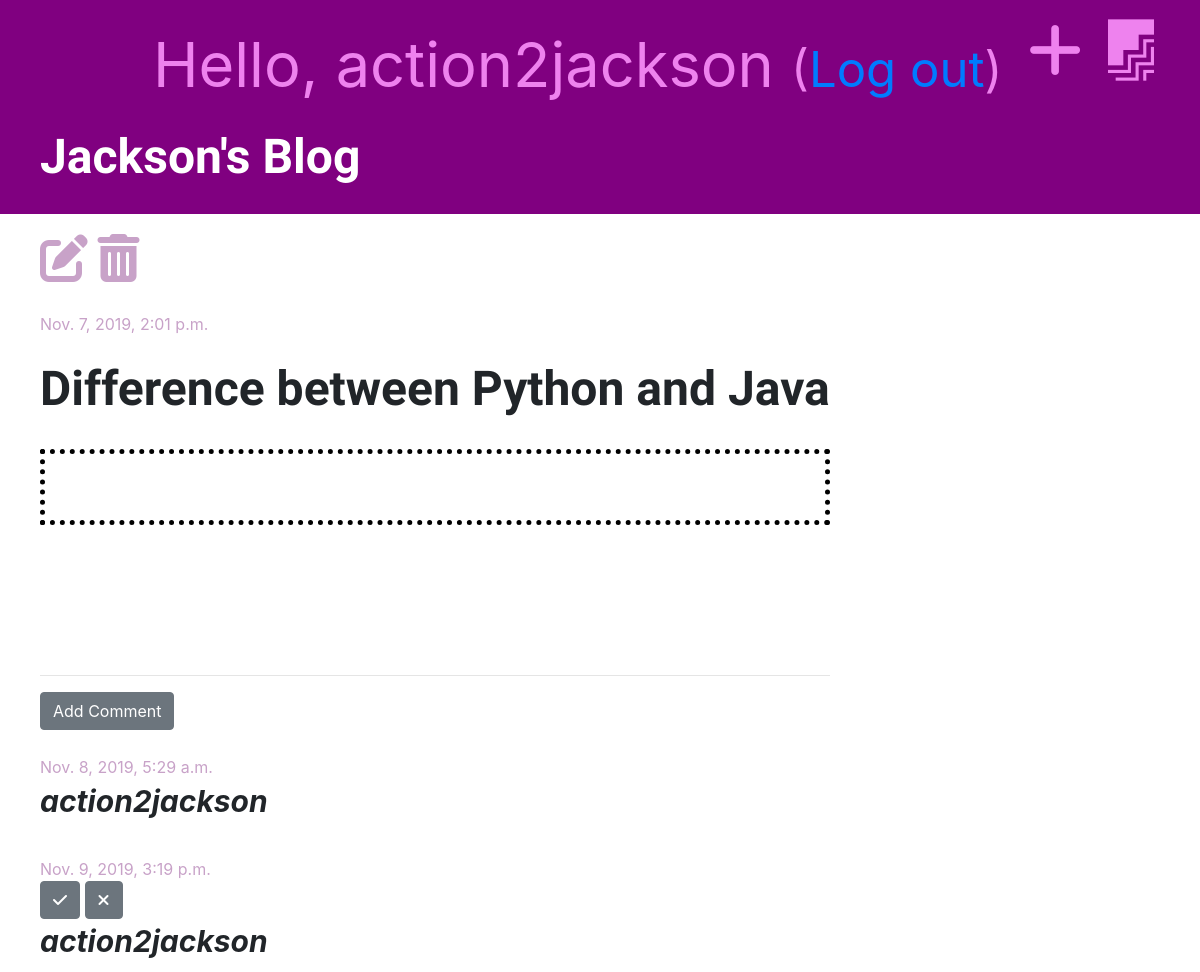
Before: /post/10/ (signed in) with the older database file.
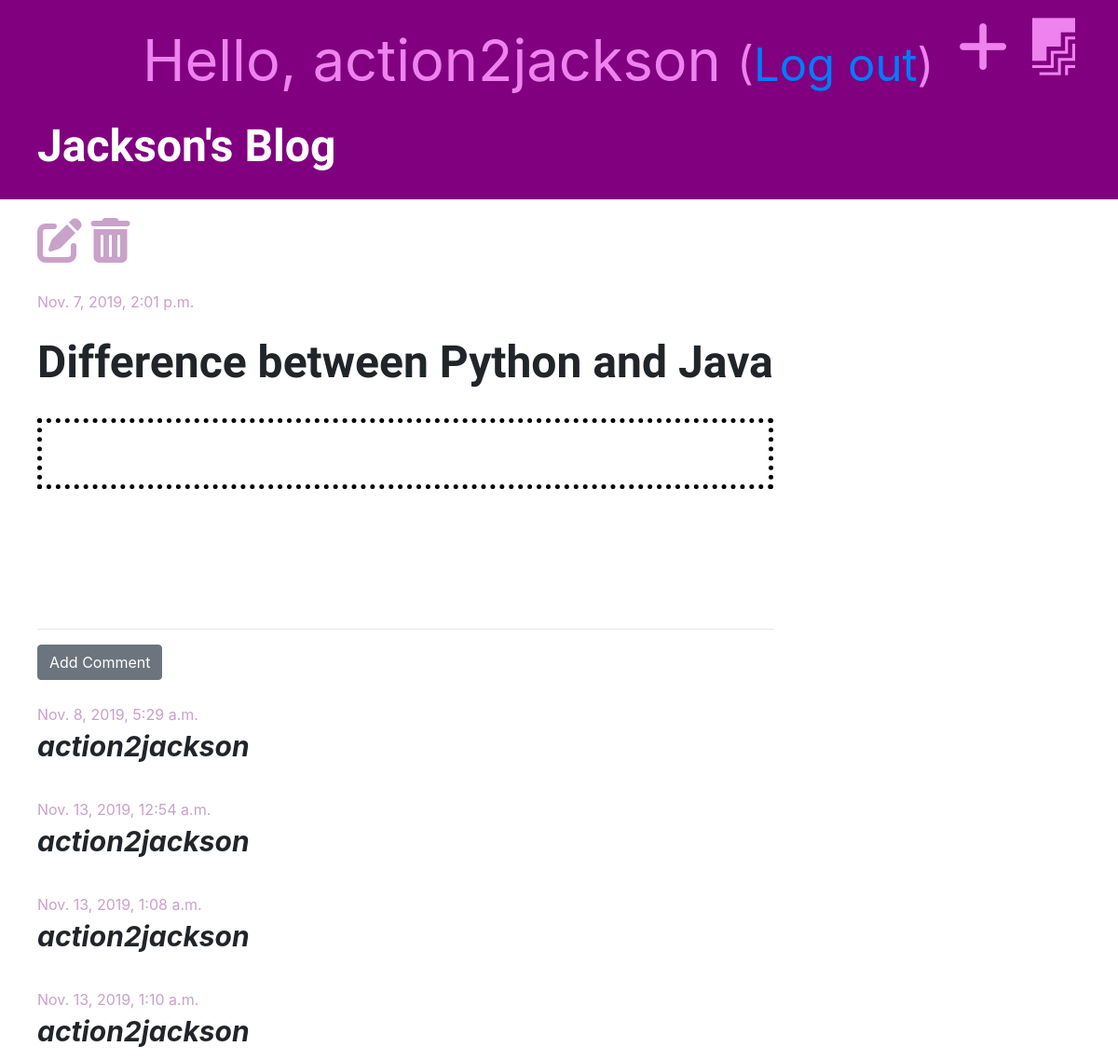
After: the same page with the newer database file.
### blog/models.py (models this page shows, shortened)
class Comment(models.Model):
    post = models.ForeignKey('blog.Post', on_delete=models.CASCADE, related_name='comments')
    author = models.CharField(max_length=200)
    text = models.TextField()
    created_date = models.DateTimeField(default=timezone.now)
    approved = models.BooleanField(default=False)

### blog/views.py (the view)
# urls.py: path('post/<int:pk>/', views.post_detail, name='post_detail'),
def post_detail(request, pk):
    post = get_object_or_404(Post, pk=pk)
    stuff_for_frontend = {'post': post}
    return render(request, 'blog/post_detail.html', stuff_for_frontend)

### blog/templatetags/markdownify.py (called while the page is built)
@register.filter
def markdown(value):
    renderer = HighlightRenderer()
    markdown = mistune.Markdown(renderer=renderer)
    return markdown(value)

### blog/templates/blog/post_detail.html (shortened to what this page needs)
{% extends 'blog/base.html' %}
{% load markdownify %}
{% block content %}
    <div class="post">
        <div style="padding-top: 15px;">
            {% if user.is_authenticated %}
                <a href="{% url 'post_edit' pk=post.pk %}"><i class="fas fa-edit fa-3x" style="color: #c8a2c8;"></i></a>
                <a href="{% url 'post_delete' pk=post.pk %}"
                onclick="return confirm('Are you sure you want to delete this post?')"><i class="fas fa-trash-alt fa-3x" style="color: #c8a2c8; padding: 5px;"></i></a>
            {% endif %}
            {% if post.published_date %}
                <div class="date">
                    {{ post.published_date }}
                </div>
            {% else %}
                <a href="{% url 'post_publish' pk=post.pk %}" ><i class="fas fa-upload fa-3x" style="color: #c8a2c8;"></i></a>
            {% endif %}
        </div>
        <br>
        <h1>{{ post.title }}</h1>
        <br>
        <div style="border: 5px dotted black; padding: 25px;">
        </div>
    </div>
    <hr>
    {% if user.is_authenticated %}
        <a href="{% url 'add_comment_to_post' pk=post.pk %}" class="btn btn-secondary">Add Comment</a>
    {% endif %}
    {% for comment in post.comments.all %}
        {% if user.is_authenticated or comment.approved %}
            <div class="comment">
                <p style="margin: auto; color: #c8a2c8; padding-top: 25px;">{{ comment.created_date }}</p>
                {% if not comment.approved and user.is_superuser %}
                    <a href="{% url 'approve_comment' pk=comment.pk %}" class="btn btn-secondary"><i class="fas fa-check"></i></a>
                    <a href="{% url 'remove_comment' pk=comment.pk %}" class="btn btn-secondary"><i class="fas fa-times"></i></a>
                <br>
                {% endif %}
                <strong><i style="font-size: 30px;">{{ comment.author }}</i></strong>
            </div>
        {% endif %}
    {% empty %}
        <p>No comments yet...</p>
    {% endfor %}
{% endblock %}

Changed rows visible on the page:
removed Comment: created_date "Nov. 9, 2019, 3:19 p.m.", approved False (drawn), author "action2jackson"
added Comment: created_date "Nov. 13, 2019, 12:54 a.m.", author "action2jackson"
added Comment: created_date "Nov. 13, 2019, 1:08 a.m.", author "action2jackson"
added Comment: created_date "Nov. 13, 2019, 1:10 a.m.", author "action2jackson"
